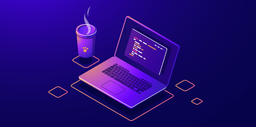
#> input picture ordinateur.png, 256 x 127 px, shrunk from 870 x 430 before the run
$ python filtres.py
#> lines starting #> are read from the running program, lines starting #| are printed output that depends on the picture
#> further down, img is the input picture: PIL image 256x127 RGB; mean R, G, B 33.8, 10, 117.5
from PIL import Image

kernels = {
  'blur': [
    [0, 0, 0, 0, 0],
    [0, 1, 1, 1, 0],
    [0, 1, 1, 1, 0],
    [0, 1, 1, 1, 0],
    [0, 0, 0, 0, 0],
  ],
  'contrast': [
    [0, 0, 0, 0, 0],
    [0, 0, -1, 0, 0],
    [0, -1, 5, -1, 0],
    [0, 0, -1, 0, 0],
    [0, 0, 0, 0, 0],
  ],
  'border': [
    [0, 0, 0],
    [-1, 1, 0],
    [0, 0, 0],
  ]
}

def _convolve(K, M):
  return sum(sum(K[i][j]*M[i][j] for j in range(len(K))) for i in range(len(K)))

def _convolve_pixels(K, pixels, w, h):
  n = len(K)
  m = (n-1)//2
  t = sum(sum(abs(K[i][j]) for j in range(len(K))) for i in range(len(K)))
  t += 1 if t == 0 else t
  new_pixels = []
  for x in range(w*h):
    # Construction de la matrice M
    M = [[0 for _ in range(n)] for __ in range(n)]
    for i in range(-m, m+1, 1):
      for j in range(-m, m+1, 1):
        idx = x+i*w+j
        if (0 <= idx < len(pixels)): # Pas les bords
          M[i][j] = pixels[idx]

    # Modification du pixel
    new_pixels.append(_convolve(K, M) / t)

  return new_pixels

def apply_filter(kernel, img: Image, save_path: str):
#> called with save_path = 'save.png'
  print("Applying filter...")
  img = img.convert('RGBA')
#> img: PIL image 256x127 RGBA
  w, h = img.size
#> w = 256; h = 127
  img_r, img_g, img_b, img_a = img.split()
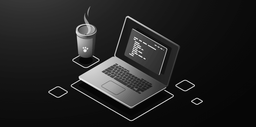
#> img_r: PIL image 256x127 L; min 0, max 249, mean 33.8
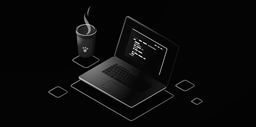
#> img_g: PIL image 256x127 L; min 0, max 225, mean 10
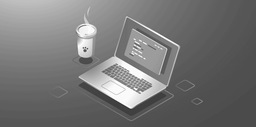
#> img_b: PIL image 256x127 L; min 51, max 255, mean 117.5
#> img_a: PIL image 256x127 L; every value is 255
  r = _convolve_pixels(kernel, list(img_r.getdata()), w, h)
#> after the loop in _convolve_pixels, `for x in range(w*h):`: new_pixels = 32512 items
#> r = 32512 items
  g = _convolve_pixels(kernel, list(img_g.getdata()), w, h)
#> g = 32512 items
  b = _convolve_pixels(kernel, list(img_b.getdata()), w, h)
#> b = 32512 items
  img_r.putdata(r)
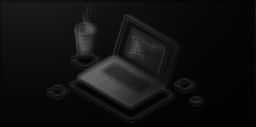
#> img_r: PIL image 256x127 L; min 1, max 103, mean 16.3
  img_g.putdata(g)
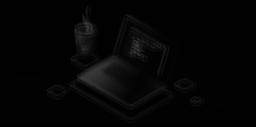
#> img_g: PIL image 256x127 L; min 0, max 65, mean 4.7
  img_b.putdata(b)
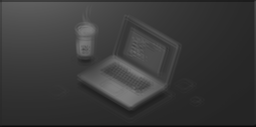
#> img_b: PIL image 256x127 L; min 12, max 126, mean 57.6
  new_img = Image.merge('RGBA', (img_r, img_g, img_b, img_a))
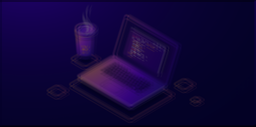
#> new_img: PIL image 256x127 RGBA; mean R, G, B, A 16.3, 4.7, 57.6, 255
  new_img.save(save_path)
  print("DONE")


if __name__ == '__main__':
  img = Image.open('ordinateur.png')
  apply_filter(kernels['blur'], img, 'save.png')

$ run again, with image2.png copied over ordinateur.png
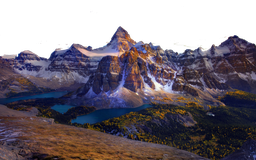
#> input picture image2.png, 256 x 160 px, shrunk from 1280 x 800 before the run
#> img is the input picture: PIL image 256x160 RGBA; mean R, G, B, A 52.6, 44.9, 54.3, 181.2
#> in apply_filter, `img_r, img_g, img_b, img_a = img.split()`:
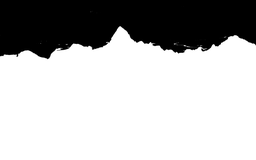
#> img_a: PIL image 256x160 L; min 0, max 255, mean 181.2
#> after the loop in _convolve_pixels, `for x in range(w*h):`: new_pixels = 40960 items
#> in apply_filter, `new_img = Image.merge('RGBA', (img_r, img_g, img_b, img_a))`:
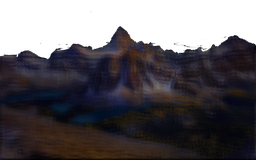
#> new_img: PIL image 256x160 RGBA; mean R, G, B, A 25.8, 22, 26.7, 181.2; transparent parts drawn white
